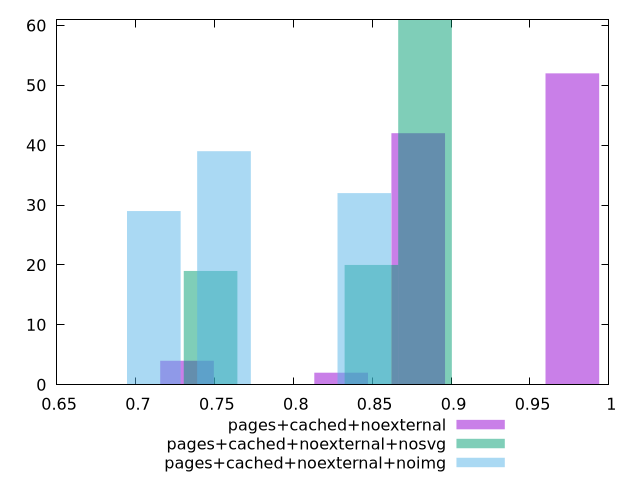

The gnuplot source for this figure:
$_pagesCachedNoexternal <<EOF
0.8791686324893329 42
0.9768540360992588 52
0.83032593068437 2
0.732640527074444 4
EOF
$_pagesCachedNoexternalNosvg <<EOF
0.8834882908647523 61
0.7475670153470981 19
0.8495079719853388 20
EOF
$_pagesCachedNoexternalNoimg <<EOF
0.7116057883170543 29
0.7560811500868703 39
0.845031873626502 32
EOF
set key outside below
set terminal pngcairo
set output "report_00004_2020-11-02T20-21-41.718Z/uses-http2/uses-http2_pages+cached+noexternal_pages+cached+noexternal+nosvg_pages+cached+noexternal+noimg+hist.png"
set boxwidth 0.03398031887941355
set style fill transparent solid 0.5 noborder
set yrange [0:61]
plot $_pagesCachedNoexternal title "pages+cached+noexternal" with boxes ,$_pagesCachedNoexternalNosvg title "pages+cached+noexternal+nosvg" with boxes ,$_pagesCachedNoexternalNoimg title "pages+cached+noexternal+noimg" with boxes ,
